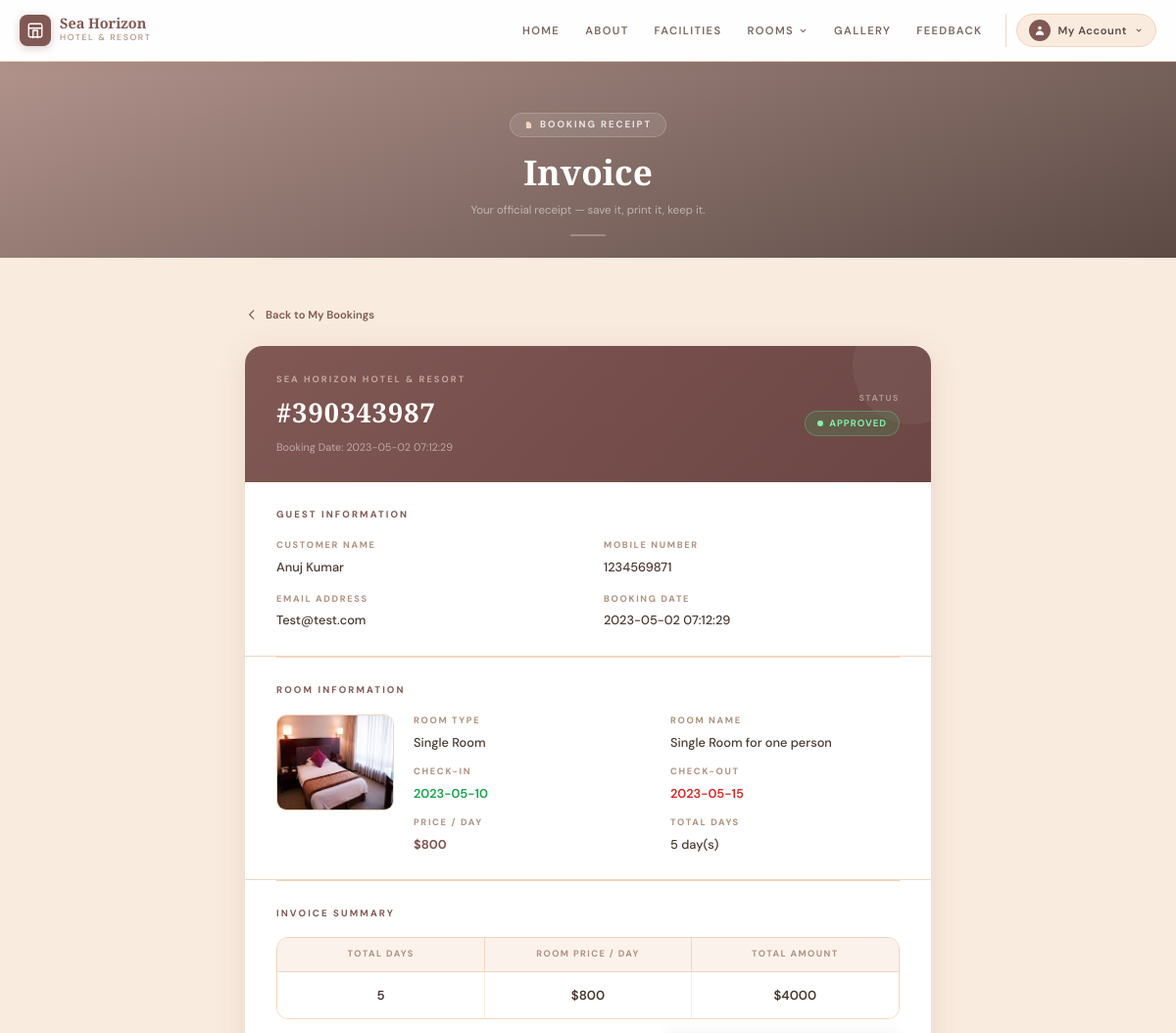
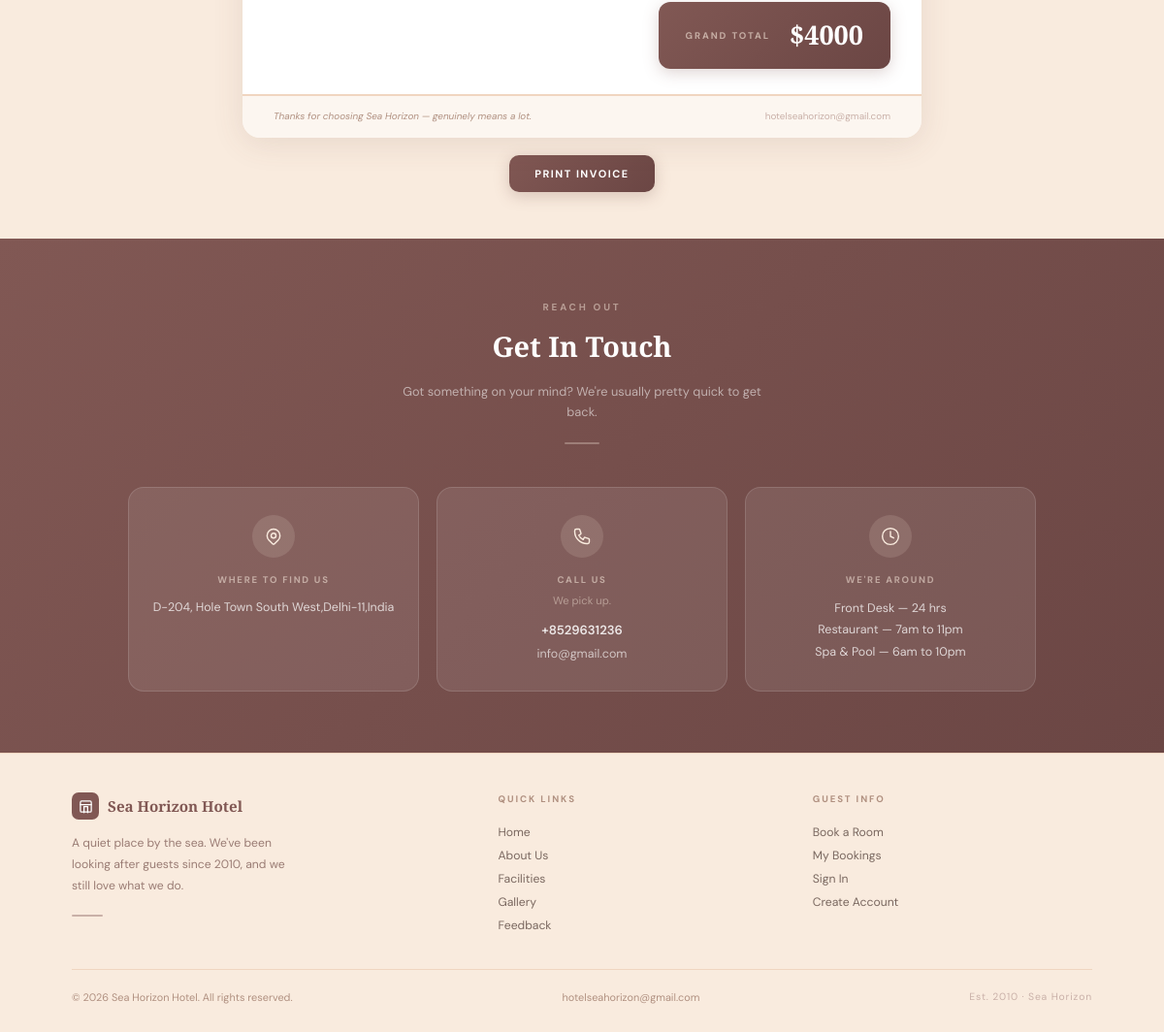
Screenshot of /hbms/invoice.php?invid=1 (signed in) with the database file from the repository (2 pictures, top to bottom).
### tables this page shows
CREATE TABLE `tblbooking` (
  `ID` int(10) NOT NULL,
  `RoomId` int(5) DEFAULT NULL,
  `BookingNumber` varchar(120) DEFAULT NULL,
  `UserID` int(5) NOT NULL,
  `IDType` varchar(120) DEFAULT NULL,
  `Gender` varchar(50) DEFAULT NULL,
  `Address` mediumtext DEFAULT NULL,
  `CheckinDate` varchar(200) DEFAULT NULL,
  `CheckoutDate` varchar(200) DEFAULT NULL,
  `BookingDate` timestamp NULL DEFAULT current_timestamp(),
  `Remark` varchar(50) DEFAULT NULL,
  `Status` varchar(50) DEFAULT NULL,
  `UpdationDate` timestamp NULL DEFAULT NULL ON UPDATE current_timestamp()
);

CREATE TABLE `tbluser` (
  `ID` int(10) NOT NULL,
  `FullName` varchar(200) DEFAULT NULL,
  `MobileNumber` bigint(10) DEFAULT NULL,
  `Email` varchar(120) DEFAULT NULL,
  `Password` varchar(120) DEFAULT NULL,
  `RegDate` timestamp NULL DEFAULT current_timestamp()
);

CREATE TABLE `tblroom` (
  `ID` int(10) NOT NULL,
  `RoomType` int(10) DEFAULT NULL,
  `RoomName` varchar(200) DEFAULT NULL,
  `MaxAdult` int(5) DEFAULT NULL,
  `MaxChild` int(5) DEFAULT NULL,
  `RoomDesc` mediumtext DEFAULT NULL,
  `NoofBed` int(5) DEFAULT NULL,
  `Image` varchar(200) DEFAULT NULL,
  `RoomFacility` varchar(200) DEFAULT NULL,
  `CreationDate` timestamp NULL DEFAULT current_timestamp()
);

CREATE TABLE `tblcategory` (
  `ID` int(10) NOT NULL,
  `CategoryName` varchar(120) DEFAULT NULL,
  `Description` mediumtext DEFAULT NULL,
  `Price` int(5) NOT NULL,
  `Date` timestamp NULL DEFAULT current_timestamp()
);

CREATE TABLE `tblpage` (
  `ID` int(10) NOT NULL,
  `PageType` varchar(120) DEFAULT NULL,
  `PageTitle` varchar(200) DEFAULT NULL,
  `PageDescription` mediumtext DEFAULT NULL,
  `Email` varchar(120) DEFAULT NULL,
  `MobileNumber` bigint(10) DEFAULT NULL,
  `UpdationDate` timestamp NULL DEFAULT NULL ON UPDATE current_timestamp()
);

### hbms/invoice.php (the view, shortened to what the rows shown need)
<?php
include('includes/dbconnection.php');
if (strlen($_SESSION['hbmsuid'] == 0)) {
  header('location:logout.php');
} else {
?>
  <!DOCTYPE HTML>
  <html lang="en">
  <head>
    <script src="https://cdn.tailwindcss.com"></script>
  </head>
  <body class="font-sans min-h-screen flex flex-col" style="background:#F9EBDE;">
    <div class="page-hero no-print" style="height:200px;">
      <div class="page-hero-content">
        <h1 class="page-hero-title">Invoice</h1>
      </div>
    </div>
    <main class="flex-1 py-12">
      <div style="max-width:740px;margin:0 auto;padding:0 20px;display:flex;flex-direction:column;gap:18px;">
        <?php
        $invid = $_GET['invid'];
        $sql = "SELECT tblbooking.BookingNumber,tbluser.FullName,DATEDIFF(tblbooking.CheckoutDate,tblbooking.CheckinDate) as ddf,tbluser.MobileNumber,tbluser.Email,tblbooking.IDType,tblbooking.Gender,tblbooking.Address,tblbooking.CheckinDate,tblbooking.CheckoutDate,tblbooking.BookingDate,tblbooking.Remark,tblbooking.Status,tblbooking.UpdationDate,tblcategory.CategoryName,tblcategory.Description,tblcategory.Price,tblroom.RoomName,tblroom.MaxAdult,tblroom.MaxChild,tblroom.RoomDesc,tblroom.NoofBed,tblroom.Image,tblroom.RoomFacility
from tblbooking
join tblroom on tblbooking.RoomId=tblroom.ID
join tblcategory on tblcategory.ID=tblroom.RoomType
join tbluser on tblbooking.UserID=tbluser.ID
where tblbooking.ID=:invid";
        $query = $dbh->prepare($sql);
        $query->bindParam(':invid', $invid, PDO::PARAM_STR);
        $query->execute();
        $results = $query->fetchAll(PDO::FETCH_OBJ);
        if ($query->rowCount() > 0) {
          foreach ($results as $row) { ?>
            <div class="invoice-card print-area">
              <div style="background:linear-gradient(135deg,#815854 0%,#6b4644 100%);padding:28px 32px;display:flex;flex-wrap:wrap;align-items:center;justify-content:space-between;gap:16px;position:relative;overflow:hidden;">
                <div style="position:absolute;top:-40px;right:-40px;width:120px;height:120px;background:rgba(255,255,255,.05);border-radius:50%;"></div>
                <div style="position:relative;z-index:1;">
                  <p style="font-family:'DM Sans',sans-serif;font-size:.58rem;font-weight:700;letter-spacing:.22em;text-transform:uppercase;color:rgba(249,235,222,.55);margin:0 0 6px;">Sea Horizon Hotel & Resort</p>
                  <h2 style="font-family:'Playfair Display',serif;font-size:1.7rem;font-weight:700;color:#fff;margin:0;letter-spacing:.04em;">
                    #<?php echo $row->BookingNumber; ?>
                  </h2>
                  <p style="font-family:'DM Sans',sans-serif;font-size:.68rem;color:rgba(255,255,255,.5);margin:6px 0 0;">Booking Date: <?php echo $row->BookingDate; ?></p>
                </div>
                <div style="position:relative;z-index:1;display:flex;flex-direction:column;align-items:flex-end;gap:6px;">
                  <p style="font-family:'DM Sans',sans-serif;font-size:.55rem;font-weight:700;letter-spacing:.18em;text-transform:uppercase;color:rgba(249,235,222,.45);margin:0;">Status</p>
                  <?php if ($row->Status == "Approved") { ?>
                    <span style="display:inline-flex;align-items:center;gap:6px;padding:5px 12px;font-family:'DM Sans',sans-serif;font-size:.6rem;font-weight:700;letter-spacing:.1em;text-transform:uppercase;background:rgba(34,197,94,.15);color:#86efac;border:1px solid rgba(134,239,172,.25);border-radius:50px;">
                      <span style="width:6px;height:6px;border-radius:50%;background:#86efac;display:inline-block;"></span>Approved
                    </span>
                  <?php } ?>
                </div>
              </div>
              <div class="inv-section">
                <p style="font-family:'DM Sans',sans-serif;font-size:.6rem;font-weight:700;letter-spacing:.22em;text-transform:uppercase;color:#815854;margin:0 0 18px;">Guest Information</p>
                <div style="display:grid;grid-template-columns:1fr 1fr;gap:16px 32px;">
                  <div>
                    <p class="inv-label">Customer Name</p>
                    <p class="inv-val"><?php echo $row->FullName; ?></p>
                  </div>
                  <div>
                    <p class="inv-label">Mobile Number</p>
                    <p class="inv-val"><?php echo $row->MobileNumber; ?></p>
                  </div>
                  <div>
                    <p class="inv-label">Email Address</p>
                    <p class="inv-val"><?php echo $row->Email; ?></p>
                  </div>
                  <div>
                    <p class="inv-label">Booking Date</p>
                    <p class="inv-val"><?php echo $row->BookingDate; ?></p>
                  </div>
                </div>
              </div>
              <div style="margin:0 32px;height:1px;background:#F0D5C0;"></div>
              <div class="inv-section">
                <p style="font-family:'DM Sans',sans-serif;font-size:.6rem;font-weight:700;letter-spacing:.22em;text-transform:uppercase;color:#815854;margin:0 0 18px;">Room Information</p>
                <div style="display:flex;gap:20px;flex-wrap:wrap;align-items:flex-start;">
                  <div style="width:120px;flex-shrink:0;border-radius:10px;overflow:hidden;border:1px solid #F0D5C0;">
                    <img src="admin/images/<?php echo $row->Image; ?>"
                      alt="Room" style="width:100%;height:96px;object-fit:cover;display:block;">
                  </div>
                  <div style="flex:1;min-width:200px;display:grid;grid-template-columns:1fr 1fr;gap:14px 28px;">
                    <div>
                      <p class="inv-label">Room Type</p>
                      <p class="inv-val"><?php echo $row->CategoryName; ?></p>
                    </div>
                    <div>
                      <p class="inv-label">Room Name</p>
                      <p class="inv-val"><?php echo $row->RoomName; ?></p>
                    </div>
                    <div>
                      <p class="inv-label">Check-in</p>
                      <p class="inv-val" style="color:#16a34a;font-weight:600;"><?php echo $row->CheckinDate; ?></p>
                    </div>
                    <div>
                      <p class="inv-label">Check-out</p>
                      <p class="inv-val" style="color:#dc2626;font-weight:600;"><?php echo $row->CheckoutDate; ?></p>
                    </div>
                    <div>
                      <p class="inv-label">Price / Day</p>
                      <p class="inv-val" style="color:#815854;font-weight:700;">$<?php echo $row->Price; ?></p>
                    </div>
                    <div>
                      <p class="inv-label">Total Days</p>
                      <p class="inv-val"><?php echo $row->ddf; ?> day(s)</p>
                    </div>
                  </div>
                </div>
              </div>
              <div style="margin:0 32px;height:1px;background:#F0D5C0;"></div>
              <div class="inv-section">
                <p style="font-family:'DM Sans',sans-serif;font-size:.6rem;font-weight:700;letter-spacing:.22em;text-transform:uppercase;color:#815854;margin:0 0 16px;">Invoice Summary</p>
                <div style="border:1px solid #F0D5C0;border-radius:12px;overflow:hidden;">
                  <div style="display:grid;grid-template-columns:1fr 1fr 1fr;background:rgba(249,235,222,.6);border-bottom:1px solid #F0D5C0;">
                    <div style="padding:10px 16px;font-family:'DM Sans',sans-serif;font-size:.58rem;font-weight:700;letter-spacing:.15em;text-transform:uppercase;color:#b09080;text-align:center;">Total Days</div>
                    <div style="padding:10px 16px;font-family:'DM Sans',sans-serif;font-size:.58rem;font-weight:700;letter-spacing:.15em;text-transform:uppercase;color:#b09080;text-align:center;border-left:1px solid #F0D5C0;border-right:1px solid #F0D5C0;">Room Price / Day</div>
                    <div style="padding:10px 16px;font-family:'DM Sans',sans-serif;font-size:.58rem;font-weight:700;letter-spacing:.15em;text-transform:uppercase;color:#b09080;text-align:center;">Total Amount</div>
                  </div>
                  <?php
                  $ddf = $row->ddf;
                  $tp  = $row->Price;
                  $total = $ddf * $tp;
                  $grandtotal += $total;
                  ?>
                  <div style="display:grid;grid-template-columns:1fr 1fr 1fr;background:#fff;">
                    <div style="padding:14px 16px;font-family:'DM Sans',sans-serif;font-size:.82rem;font-weight:600;color:#4a3830;text-align:center;"><?php echo $ddf; ?></div>
                    <div style="padding:14px 16px;font-family:'DM Sans',sans-serif;font-size:.82rem;font-weight:600;color:#4a3830;text-align:center;border-left:1px solid #F9EBDE;border-right:1px solid #F9EBDE;">$<?php echo $tp; ?></div>
                    <div style="padding:14px 16px;font-family:'DM Sans',sans-serif;font-size:.82rem;font-weight:600;color:#4a3830;text-align:center;">$<?php echo $total; ?></div>
                  </div>
                </div>
                <div style="margin-top:16px;display:flex;justify-content:flex-end;">
                  <div style="background:linear-gradient(135deg,#815854 0%,#6b4644 100%);border-radius:12px;padding:14px 28px;display:flex;align-items:center;gap:20px;box-shadow:0 4px 16px rgba(129,88,84,.25);">
                    <span style="font-family:'DM Sans',sans-serif;font-size:.6rem;font-weight:700;letter-spacing:.2em;text-transform:uppercase;color:rgba(249,235,222,.6);">Grand Total</span>
                    <span style="font-family:'Playfair Display',serif;font-size:1.7rem;font-weight:700;color:#fff;">$<?php echo $grandtotal; ?></span>
                  </div>
                </div>
              </div>
              <div style="background:rgba(249,235,222,.45);border-top:1px solid #F0D5C0;padding:14px 32px;display:flex;flex-wrap:wrap;align-items:center;justify-content:space-between;gap:8px;">
                <p style="font-family:'DM Sans',sans-serif;font-size:.62rem;color:#b09080;font-style:italic;margin:0;">Thanks for choosing Sea Horizon — genuinely means a lot.</p>
                <p style="font-family:'DM Sans',sans-serif;font-size:.62rem;color:#c9b0a8;margin:0;">hotelseahorizon@gmail.com</p>
              </div>
            </div>
        <?php $cnt = $cnt + 1;
          }
        } ?>
      </div>
    </main>
    <div id="get-in-touch-section">
      <?php include_once('includes/getintouch.php'); ?>
    </div>
  </body>
  </html>
<?php } ?>

### hbms/includes/getintouch.php (shortened to what the rows shown need)
<section style="background:linear-gradient(135deg,#815854 0%,#6b4644 100%); padding:64px 20px;">
  <div style="max-width:960px; margin:0 auto;">
    <div style="display:flex; flex-wrap:wrap; justify-content:center; gap:18px;">
      <?php
        $sql = "SELECT * from tblpage where PageType='contactus'";
        $query = $dbh->prepare($sql);
        $query->execute();
        $results = $query->fetchAll(PDO::FETCH_OBJ);
        $cnt = 1;
        if ($query->rowCount() > 0) {
          foreach ($results as $row) {
      ?>
      <div class="contact-card">
        <div class="contact-icon">
          <svg width="20" height="20" fill="none" stroke="#F9EBDE" stroke-width="1.7" viewBox="0 0 24 24" stroke-linecap="round" stroke-linejoin="round">
            <path d="M17.657 16.657L13.414 20.9a2 2 0 01-2.827 0l-4.244-4.243a8 8 0 1111.314 0z"/>
            <path d="M15 11a3 3 0 11-6 0 3 3 0 016 0z"/>
          </svg>
        </div>
        <p style="font-family:'DM Sans',sans-serif; font-size:.6rem; font-weight:700; letter-spacing:.18em; text-transform:uppercase; color:rgba(249,235,222,.55); margin:0 0 10px;">Where to find us</p>
        <p style="font-family:'DM Sans',sans-serif; font-size:.78rem; color:rgba(255,255,255,.75); line-height:1.7; margin:0;">
          <?php echo strip_tags(html_entity_decode($row->PageDescription)); ?>
        </p>
      </div>
      <div class="contact-card">
        <div class="contact-icon">
        </div>
        <p style="font-family:'DM Sans',sans-serif; font-size:.6rem; font-weight:700; letter-spacing:.18em; text-transform:uppercase; color:rgba(249,235,222,.55); margin:0 0 5px;">Call us</p>
        <p style="font-family:'DM Sans',sans-serif; font-size:.7rem; color:rgba(249,235,222,.45); margin:0 0 12px;">We pick up.</p>
        <p style="font-family:'DM Sans',sans-serif; font-size:.82rem; font-weight:600; color:rgba(255,255,255,.85); margin:0 0 6px;">
          +<?php echo htmlentities($row->MobileNumber); ?>
        </p>
        <p style="font-family:'DM Sans',sans-serif; font-size:.78rem; color:rgba(255,255,255,.65); margin:0;">
          <?php echo htmlentities($row->Email); ?>
        </p>
      </div>
      <div class="contact-card">
        <div class="contact-icon">
          <svg width="20" height="20" fill="none" stroke="#F9EBDE" stroke-width="1.7" viewBox="0 0 24 24" stroke-linecap="round" stroke-linejoin="round">
            <circle cx="12" cy="12" r="10"/><polyline points="12 6 12 12 16 14"/>
          </svg>
        </div>
        <p style="font-family:'DM Sans',sans-serif; font-size:.6rem; font-weight:700; letter-spacing:.18em; text-transform:uppercase; color:rgba(249,235,222,.55); margin:0 0 10px;">We're around</p>
        <p style="font-family:'DM Sans',sans-serif; font-size:.78rem; color:rgba(255,255,255,.75); line-height:1.8; margin:0;">
          Front Desk — 24 hrs<br>
          Restaurant — 7am to 11pm<br>
          Spa & Pool — 6am to 10pm
        </p>
      </div>
      <?php $cnt = $cnt + 1; } } ?>
    </div>
  </div>
</section>

### rows the page displays
tblbooking: BookingNumber "390343987", BookingDate "2023-05-02 07:12:29", Status "Approved" (drawn), UserID.FullName "Anuj Kumar", UserID.MobileNumber "1234569871", UserID.Email "Test@test.com", RoomId.Image (picture), tblcategory.CategoryName "Single Room", RoomId.RoomName "Single Room for one person", CheckinDate "2023-05-10", CheckoutDate "2023-05-15", tblcategory.Price "800", ddf "5", total "4000", grandtotal "4000"
tblpage: PageDescription "D-204, Hole Town South West,Delhi-11,India", MobileNumber "8529631236", Email "info@gmail.com"

### other values shown
$label "HOME"
$label "ABOUT"
$label "FACILITIES"
$label "ROOMS"
$label "GALLERY"
$label "FEEDBACK"
$label "Home"
$label "About Us"
$label "Facilities"
$label "Gallery"
$label "Feedback"
$label "Book a Room"
$label "My Bookings"
$label "Sign In"
$label "Create Account"
